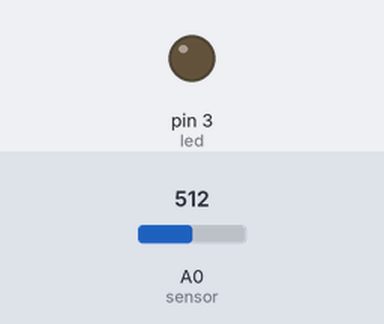
The sketch below on a simulated Arduino Uno, built with avr-gcc and run on an emulated ATmega328P. Shown: output pins drawn as LEDs (lit = HIGH). Inputs (shaded band) come from the test bench; at power-on: A0 (sensor) = 512.

Above: at 1.2 s.
1.3 s: A0 (sensor) set to 11
2.8 s: A0 (sensor) set to 8
At 3.4 s:
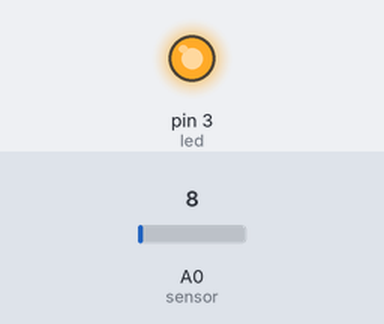
4.3 s: A0 (sensor) set to 122
At 4.6 s:
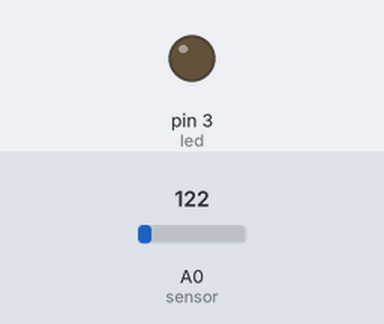
5.8 s: A0 (sensor) set to 0
At 6.9 s:
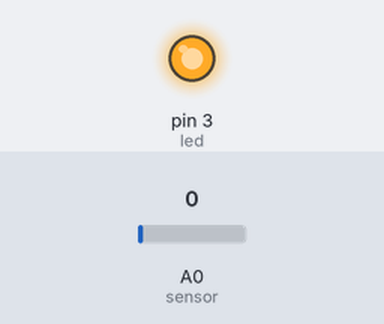
Timing chart, 0 to 8.3 s (numbered marks = the images above; inputs shaded):
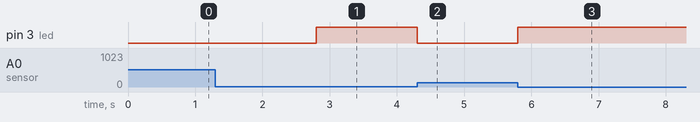

Measured:
- the behaviour switches between 10 and 9 on A0 (sensor) (found by bisection; images 0 and 1)
- after the input at 1.3 s, every drawn part: stays the same
- after the input at 2.8 s, pin 3 (led): LOW → HIGH at once
- after the input at 4.3 s, pin 3 (led): HIGH → LOW at once
- after the input at 5.8 s, pin 3 (led): LOW → HIGH at once

The sketch:

LED_PHOTO.ino
```cpp
const int led=3; // constant variable which defines the pin number

void setup()
{
  pinMode(led, OUTPUT);  // LED is an OUTPUT it OUTPUTS light
}

void loop()
{
   int senzor = analogRead(A0); // Read the value of the sensor
  if (senzor < 10)// At the value 10 do something (turn on led in this case)
    {
      digitalWrite(led, HIGH);  //LED ON
    }
  else
    {
      digitalWrite(led,LOW);  //Otherwise there is light present in the room the diode is OFF
    }

}
```
